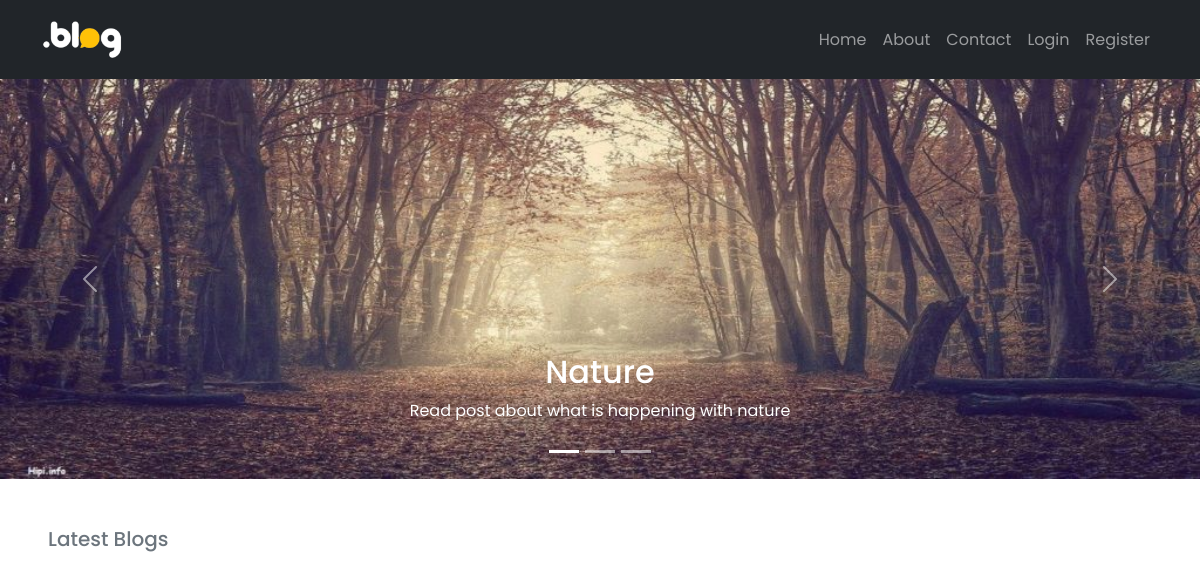
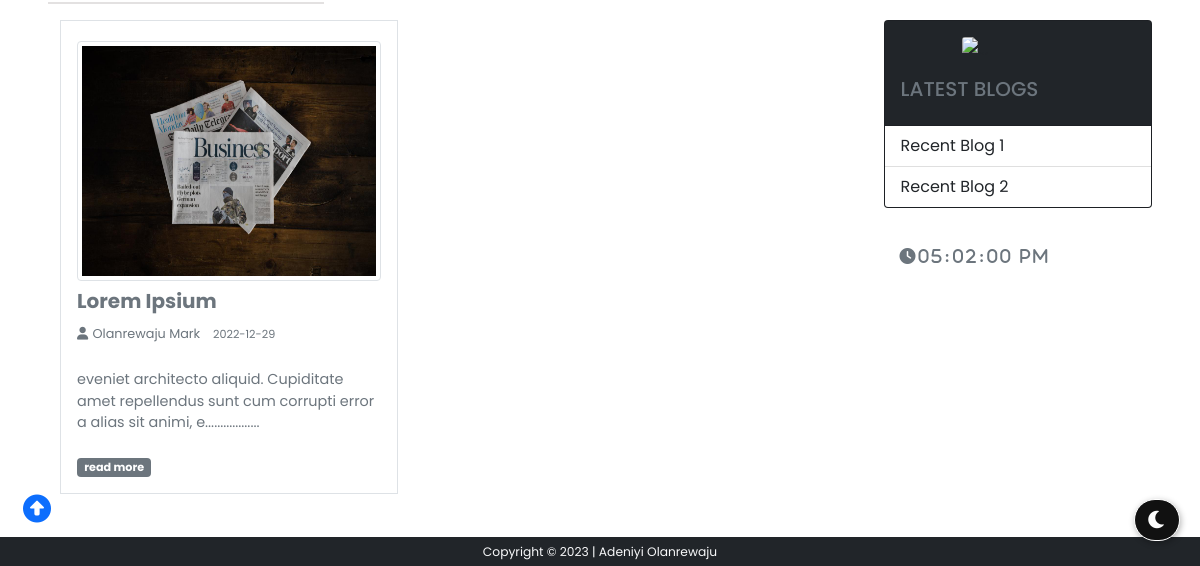
Page /home on the earlier database version (2 pictures, top to bottom).
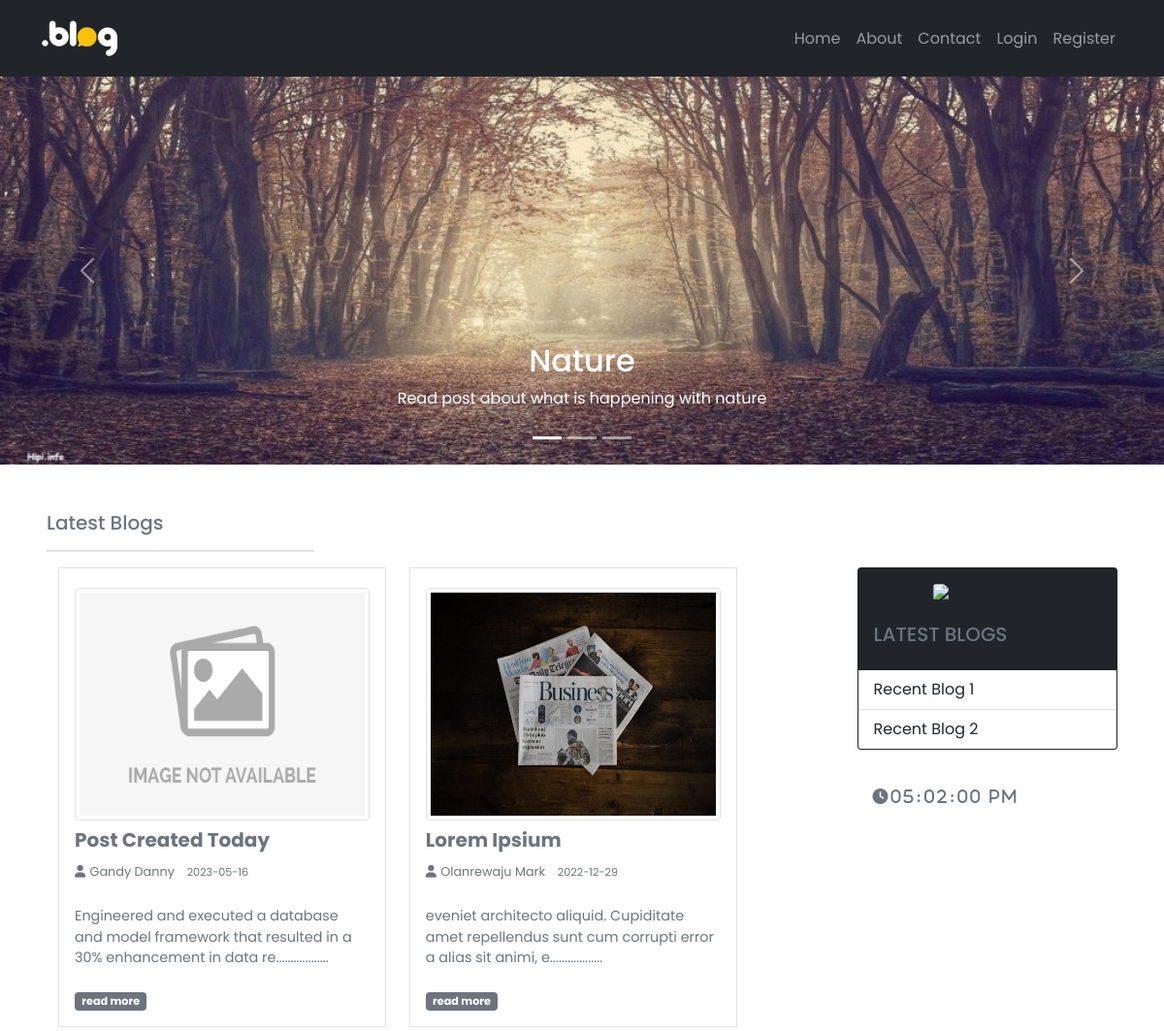
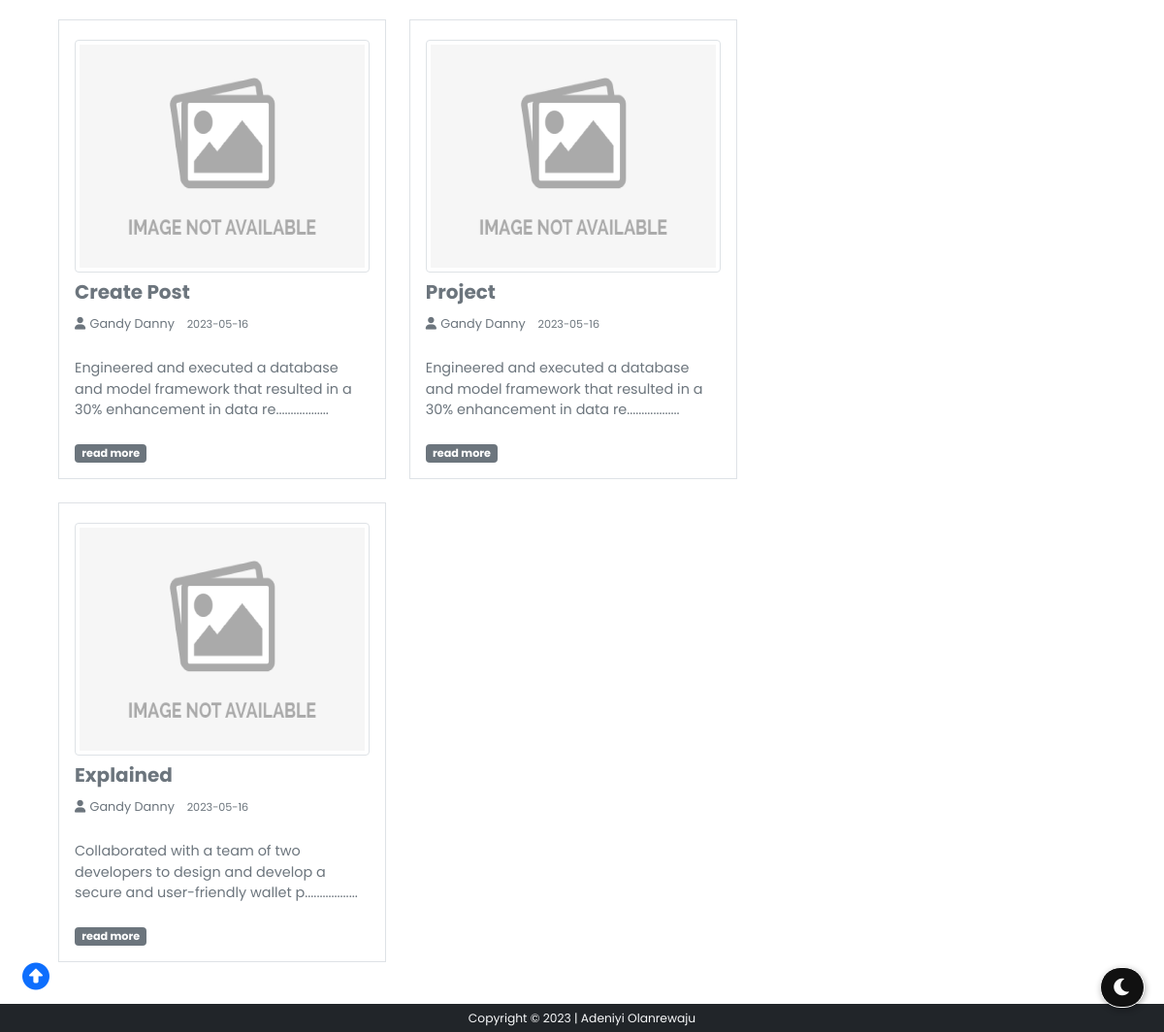
Same page on the later database version (2 pictures, top to bottom).
### models/postmodel.py (models this page shows, shortened)
class Post(db.Model, UserMixin):
    id = db.Column(db.Integer, primary_key=True)
    title = db.Column(db.String(100), nullable=False)
    date_posted = db.Column(db.DateTime, nullable=False, default=datetime.now)
    photo = db.Column(db.String(100), nullable=False, default='')
    content = db.Column(db.Text, nullable=False)
    user_id = db.Column(db.Integer, db.ForeignKey('user.id'), nullable=False)
    comment = db.relationship('CommentModel', backref='comm', lazy=True, cascade='delete', foreign_keys='CommentModel.post_id')

### models/usermodel.py (models this page shows, shortened)
class User(db.Model, UserMixin):
    id = db.Column(db.Integer, primary_key=True)
    first_name = db.Column(db.String(50), nullable=False)
    last_name = db.Column(db.String(50), nullable=False)
    username = db.Column(db.String(20), unique=True, nullable=False)
    email = db.Column(db.String(70), unique=True, nullable=False)
    photo = db.Column(db.String(100), nullable=False, default='user.png')
    password = db.Column(db.String(60), nullable=False)
    posts = db.relationship('Post', backref='author', lazy=True, cascade='delete', foreign_keys='Post.user_id')
    send_dm = db.relationship('DmModel', backref='owner', lazy=True, foreign_keys='DmModel.user_1')
    pst_cmt = db.relationship('CommentModel', backref='who', lazy=True, foreign_keys='CommentModel.commenter')

### routes/views.py (the view)
@view.route('/')
@view.route('/home')
def home():
    dms = []
    length = []
    posts = Post.query.all()        # This get all the post in the post table in the database
    if current_user.is_authenticated:
        dms = DmModel.query.filter_by(user=current_user.id)
    random.shuffle(posts)           # Shuffles the post randomly
    for dm in dms:
        if dm.dm_type == 'receive':
            length.append(dm)
    num = len(length)
    date = datetime.utcnow().strftime('%Y-%h-%d')
    context = {
        'posts': posts,
        'dms': dms,
        'num': num,
        'date': date
    }
    return render_template('home.html', **context)    # and displays it randomly in the homepage whenever a refresh is done in the homepage

### templates/home.html (shortened to what this page needs)
{% extends 'base.html' %}
{% block car %}
<div id="carouselExampleCaptions" class="carousel slide" data-bs-ride="carousel">
  <div class="carousel-indicators">
    <button type="button" data-bs-target="#carouselExampleCaptions" data-bs-slide-to="0" class="active" aria-current="true" aria-label="Slide 1"></button>
    <button type="button" data-bs-target="#carouselExampleCaptions" data-bs-slide-to="1" aria-label="Slide 2"></button>
    <button type="button" data-bs-target="#carouselExampleCaptions" data-bs-slide-to="2" aria-label="Slide 3"></button>
  </div>
  <div class="carousel-inner">
    <div class="carousel-item active">
      <img src="{{ url_for('static', filename='images/carousel/twi.jpg') }}" class="d-block w-100" alt="...">
      <div class="carousel-caption d-none d-md-block">
        <h2>Nature</h2>
        <p>Read post about what is happening with nature</p>
      </div>
    </div>
  </div>
  <button class="carousel-control-prev" type="button" data-bs-target="#carouselExampleCaptions" data-bs-slide="prev">
    <span class="carousel-control-prev-icon" aria-hidden="true"></span>
  </button>
  <button class="carousel-control-next" type="button" data-bs-target="#carouselExampleCaptions" data-bs-slide="next">
    <span class="carousel-control-next-icon" aria-hidden="true"></span>
  </button>
</div>
{% endblock car %}
{% block any %}
<h5 class="text-muted">Latest Blogs
</h5>
<hr class="w-25"
style="
border: 1px solid rgb(147, 139, 139);
"
/>
{% endblock any %}
{% block content %}
{% if posts %}
<div class="row row-cols-lg-2 w-100 m-auto">
  {% for post in posts %}
<div class="d-flex flex-column col-lg mb-4" >
  <div class="p-3 border bg-white">
    {% if post.photo %}
    <div class="mt-1">
      <img class=" article-img img-thumbnail w-100" style="height: 15rem;"
      src="{{ url_for('static', filename='images/post/' + post.photo) }}">
    </div>
    {% else %}
    <div class="mt-1">
      <img class=" article-img img-thumbnail w-100" style="height: 15rem;"
      src="{{ url_for('static', filename='images/post/noimage.png') }}">
    </div>
    {% endif %}
    <div class="d-flex align-items-center justify-content-between">
      <a
        class="h5 text-decoration-none d-flex align-items-center text-muted fw-bold card-title mt-2"
        style="width: fit-content"
      >
        {{ post.title.title() }}
      </a>
    </div>
    <div class="text-muted">
      <a href="{{ url_for('view.profile', profile_id=post.author.id) }}" class="text-decoration-none text-muted">
        <i class="fa fa-user " style="font-size: .8rem;"></i>
        <small style="font-size: .8rem;">{{ post.author.last_name.title() + ' '+ post.author.first_name.title() }}</small>
      </a>
     &nbsp; <small class="" style="font-size: .7rem;">{{ post.date_posted.strftime('%Y-%m-%d') }}</small>
    </div>
      <p class="card-text text-muted mt-4" style="font-size: .9rem;">
        {{ post.content[:100] }}.................. <br /><br /><small
          class="badge bg-secondary"
          style="font-size: 0.7rem"
          ><a href="{{ url_for('view.display_post', blog_id=post.id) }}" class="text-decoration-none text-white">read more</a></small
        >
      </p>
  </div>
</div>
{% endfor %}
{% else %}
<h1 class="alert alert-danger text-center" id="th" style="transform: rotate(-10deg); margin-top: 10rem;">
  Post Unavailable
</h1>
{% endif %}
</div>
 {% endblock content %}

### templates/base.html (shortened to what this page needs)
<!DOCTYPE html>
<html lang="en">
<head>
  <link href="https://cdn.jsdelivr.net/npm/bootstrap@5.0.1/dist/css/bootstrap.min.css" rel="stylesheet"
 />
  <link rel="stylesheet" href="https://cdn.jsdelivr.net/npm/bootstrap-icons@1.3.0/font/bootstrap-icons.css" />
  <link href="https://cdnjs.cloudflare.com/ajax/libs/font-awesome/6.0.0/css/all.min.css" rel="stylesheet" />
  <link rel="stylesheet" href="{{ url_for('static', filename='css/style.css') }}" />
</head>
<body>
  <nav class="navbar navbar-expand-lg bg-dark navbar-dark py-3">
    <div class="container">
      <a href="{{ url_for('view.home') }}" class="navbar-brand"><img
          src="{{ url_for('static', filename='images/blloogg.png') }}" alt="" style="width: 5rem" /></a>
      <div class="collapse navbar-collapse" id="navmenu">
        {% if current_user.is_authenticated %}
        <ul class="navbar-nav ms-auto">
          <li class="nav-item">
            <a href="{{ url_for('view.home') }}" class="nav-link">Home</a>
          </li>
          <li class="nav-item">
            <a href="{{ url_for('view.profile', profile_id=current_user.id) }}" class="nav-link">Profile</a>
          </li>
          <li class="nav-item">
            <a href="{{ url_for('view.account') }}" class="nav-link">Post</a>
          </li>
          <li class="nav-item">
            <a href="{{ url_for('view.about') }}" class="nav-link">About</a>
          </li>
          <li class="nav-item">
            <a href="{{ url_for('view.contact') }}" class="nav-link">Contact</a>
          </li>
          <li class="nav-item">
            <a href="{{ url_for('auth.logout') }}" class="nav-link">Logout</a>
          </li>
          {% block link %}
          {% endblock link %}
        </ul>
        {% else %}
        <ul class="navbar-nav ms-auto">
          <li class="nav-item">
            <a href="{{ url_for('view.home') }}" class="nav-link">Home</a>
          </li>
          <li class="nav-item">
            <a href="{{ url_for('view.about') }}" class="nav-link">About</a>
          </li>
          <li class="nav-item">
            <a href="{{ url_for('view.contact') }}" class="nav-link">Contact</a>
          </li>
          <li class="nav-item">
            <a href="{{ url_for('auth.login') }}" class="nav-link">Login</a>
          </li>
          <li class="nav-item">
            <a href="{{ url_for('auth.register') }}" class="nav-link">Register</a>
          </li>
        </ul>
        {% endif %}
      </div>
    </div>
  </nav>
  {% block car %}
  {% endblock car %}
  <div class=" mt-5 px-4 px-lg-5">
    {% block any %}
    {% endblock any %}
  </div>
  <section class="  my-3 d-flex px-4 px-lg-5 mb-5">
    <div class="w-100 this" id="thiss">
       {% block content %}
      {% endblock content %}
    </div>
    <div class="d-xl-block d-lg-block d-none" style="width: 23rem;">
      <div class="card bg-dark" style=" height: fit-content;">
        <div class="m-auto d-flex mt-3">
          <img src="{{ url_for('static', filename='images/owl.png') }}" class="card-img-top" style="margin: auto;
            width: 7rem;
            " alt="..." />
        </div>
        <div class="card-body">
          <h5 class="card-title text-muted">LATEST BLOGS</h5>
        </div>
        {% if current_user.is_authenticated %}
        <ul class="list-group list-group-flush">
          {% if current_user.posts[-1] %}
          <li class="list-group-item">
            {{ current_user.posts[-1].title.title() }}
          </li>
          {% else %}
          <li class="list-group-item">Unavailable</li>
          {% endif %}
          {% if current_user.posts[-2] %}
          <li class="list-group-item">
            {{ current_user.posts[-2].title.title() }}
          </li>
          {% else %}
          <li class="list-group-item">Unavailable</li>
          {% endif %}
        </ul>
        {% else %}
        <ul class="list-group list-group-flush">
          <li class="list-group-item">Recent Blog 1</li>
          <li class="list-group-item">Recent Blog 2</li>
        </ul>
        {% endif %}
      </div><br>
      <div id="MyClockDisplay" class="clock text-muted fa fa-clock p-3 w-100 fw-bold" style="letter-spacing: 3px;"
        onload="showTime()"></div>
    </div>
  </section>
  <i class="dntoggle fas fa-moon"></i>
  <a href="#top" class="up"><i class="fa fas fa-arrow-alt-circle-up"></i></a>
  <footer class="fixed-bottom text-center bg-dark text-light py-1 small" style="z-index: 0;">
  </footer>
</body>
</html>

### static/css/style.css (style rules this page uses)
* { font-family: "Poppins", sans-serif; }
div.this { padding-right: 7rem; width: fit-content; }
body { background: rgba(255, 255, 255, 0.199); }
.dntoggle { font-size: 20px; border-radius: 100px; background-color: #111111; padding: 10px; color:#fcfcfc; box-shadow: 1px 2px 6px rgba(0,0,0,.3); cursor: pointer; position: fixed; bottom:25px; right: 20px; z-index: 99; border: 1px solid white; }
.fas.fa-moon:before { padding:0 2px; }
.up { font-size: 28px; padding: 15px; cursor: pointer; position: fixed; bottom:20px; left: 8px; }

Differences in the rows shown:
added Post: title "Post Created Today", author.last_name "Gandy Danny", date_posted "2023-05-16", content "Engineered and executed a database and model framework that resulted in a 30% enhancement in data re"
added Post: title "Create Post", author.last_name "Gandy Danny", date_posted "2023-05-16", content "Engineered and executed a database and model framework that resulted in a 30% enhancement in data re"
added Post: title "Project", author.last_name "Gandy Danny", date_posted "2023-05-16", content "Engineered and executed a database and model framework that resulted in a 30% enhancement in data re"
added Post: title "Explained", author.last_name "Gandy Danny", date_posted "2023-05-16", content "Collaborated with a team of two developers to design and develop a secure and user-friendly wallet p"
